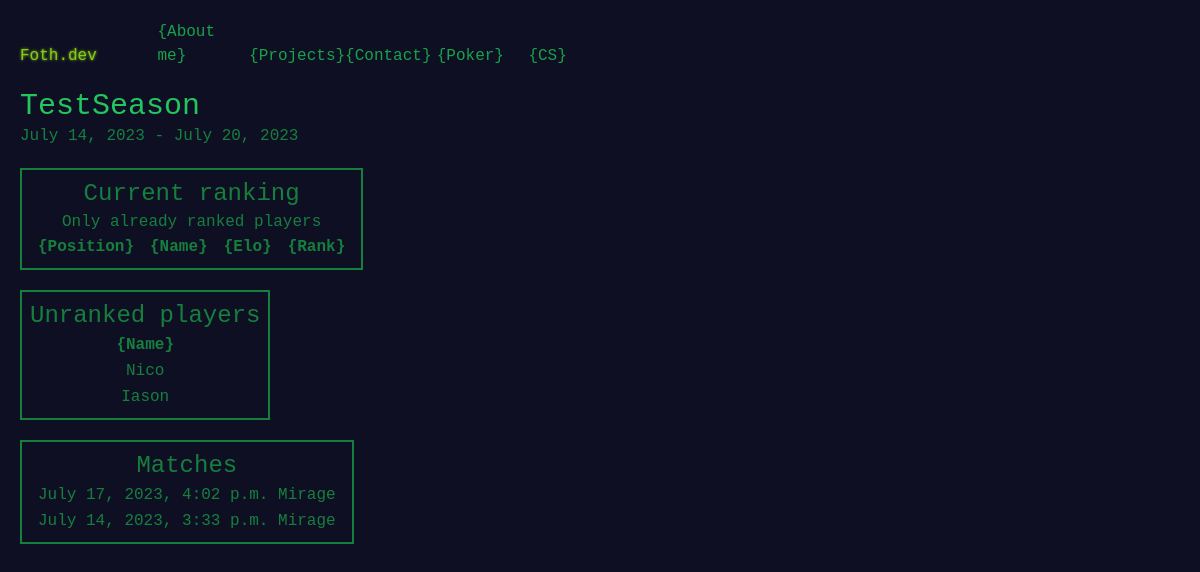
Page /cs/seasons/1 on the committed database.
### csgo/models.py (models this page shows, shortened)
class CSSeason(models.Model):
    name = models.CharField(max_length=32)
    startDate = models.DateField()
    endDate = models.DateField()

class CSPlayerSeasonElo(models.Model):
    player = models.ForeignKey(CSPlayer, on_delete=models.CASCADE)
    season = models.ForeignKey(CSSeason, on_delete=models.CASCADE)
    elo = models.IntegerField(default=1500)
    class Meta:
        unique_together = ('player', 'season')

class CSPlayer(models.Model):
    steam_id = models.CharField(max_length=18, unique=True)
    name = models.CharField(max_length=32)

class CSMatch(models.Model):
    date = models.DateTimeField()
    season = models.ForeignKey(CSSeason, on_delete=models.CASCADE)
    map = models.ForeignKey(CSMap, on_delete=models.CASCADE)
    mode = models.ForeignKey(CSMode, on_delete=models.CASCADE)
    endstate = models.CharField(max_length=5)

class CSMap(models.Model):
    name = models.CharField(max_length=32, unique=True)
    def __str__(self):
        return f"{self.name}"

### csgo/views.py (the view)
# urls.py: path('seasons/<str:season_id>', views.season_overview, name="cs_season_overview"),
def season_overview(request, season_id):
    season_object = CSSeason.objects.get(pk=season_id)
    ranked_match_counts = CSPlayerMatch.objects.filter(match__season=season_object).annotate(matchCount=Count('match')).filter(matchCount__gte=10)
    ranked_players = CSPlayerSeasonElo.objects.filter(season=season_object, player__pk__in=ranked_match_counts.values_list("player", flat=True).distinct())
    unranked_players = CSPlayerSeasonElo.objects.filter(season=season_object).exclude(player__pk__in=ranked_match_counts.values_list("player", flat=True).distinct())
    matches = CSMatch.objects.filter(season=season_id).order_by("-date")
    return render(request, "csgo/season_overview.html", {"season": season_object, "ranked_players": ranked_players, "unranked_players": unranked_players, "matches": matches})

### csgo/templates/csgo/season_overview.html (shortened to what this page needs)
{% extends 'base.html' %}
{% load static %}
{% block content %}
<h1 class="text-3xl text-green-500">{{ season.name }}</h1>
<p class="text-green-700">{{ season.startDate }} - {{ season.endDate }}</p>
<div class="w-fit border-2 border-green-700 p-2 text-green-700 text-center my-5 overflow-auto">
  <h2 class="text-2xl text-green-700 text-center">Current ranking</h2>
  <p class="text-center">Only already ranked players</p>
  <table class="text-center mx-auto">
    <thead>
      <tr>
        <th class="px-2">{Position}</th>
        <th class="px-2">{Name}</th>
        <th class="px-2">{Elo}</th>
        <th class="px-2">{Rank}</th>
      </tr>
    </thead>
  </table>
</div>
<div class="w-fit border-2 border-green-700 p-2 text-green-700 text-center my-5 overflow-auto">
    <h2 class="text-2xl text-green-700 text-center">Unranked players</h2>
    <table class="text-center mx-auto">
      <thead>
        <tr>
          <th class="px-2">{Name}</th>
        </tr>
      </thead>
      <tbody>
        {% for player in unranked_players %}
        <tr>
          <td class="px-2"><a href="{% url 'cs_player_profile' player_id=player.player.id %}">{{ player.player.name }}</a></td>
        </tr>
        {% endfor %}
      </tbody>
    </table>
</div>
<div class="w-fit border-2 border-green-700 p-2 text-green-700 text-center my-5 overflow-auto">
  <h2 class="text-2xl text-green-700 text-center">Matches</h2>
  <table class="text-center mx-auto">
    <tbody>
      {% for match in matches %}
      <tr>
        <td class="px-2"><a href="{% url 'cs_match_overview' match_id=match.id %}">{{ match.date }} {{ match.map }}</a></td>
      </tr>
      {% endfor %}
    </tbody>
  </table>
</div>
{% endblock %}

### rows in the picture
CSSeason: name "TestSeason", startDate "July 14, 2023", endDate "July 20, 2023"
CSPlayerSeasonElo: player.name "Nico"
CSPlayerSeasonElo: player.name "Iason"
CSMatch: date "July 17, 2023, 4:02 p.m.", map "Mirage"
CSMatch: date "July 14, 2023, 3:33 p.m.", map "Mirage"
